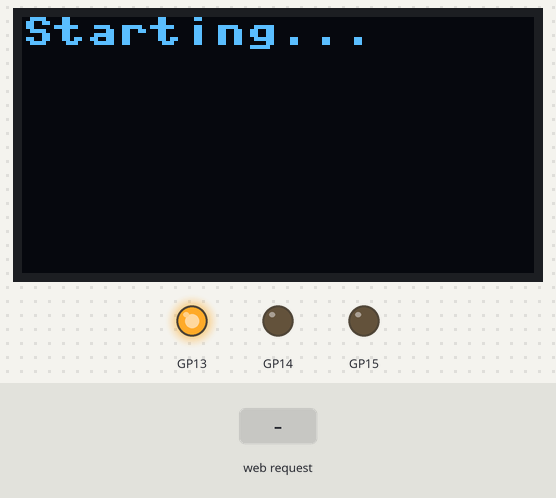
Recording of a program running on a simulated Raspberry Pi Pico running MicroPython. On the bench: 128×64 one-colour display, output pins drawn as LEDs (lit = HIGH). The test bench sets the inputs (shaded band). WiFi joins after 1.5 s; library files of the repository ran but are not shown: ssd1306.py; what the program prints to the serial console is not drawn.

Above: at 1.2 s.
1.3 s: HTTP request GET /move received
At 2.07 s:
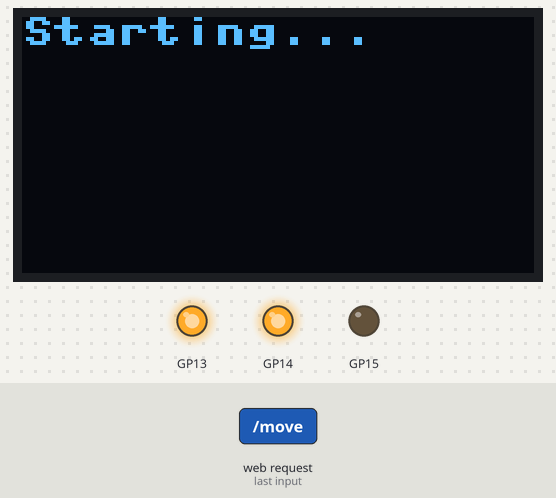
At 3.0 s:
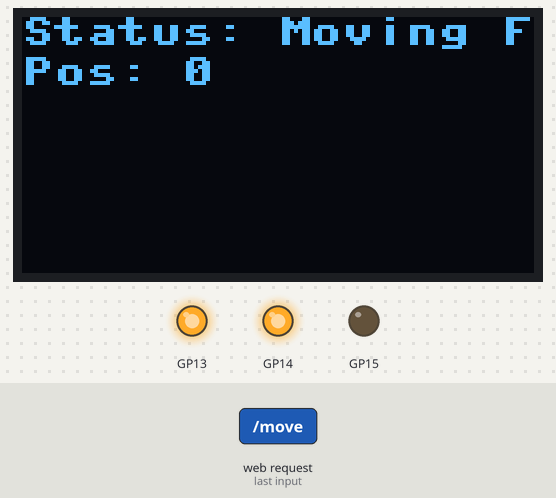
3.5 s: HTTP request GET /pot received
5.0 s: HTTP request GET /status received
Timing chart, 0 to 8.0 s (numbered marks = the images above; inputs shaded):
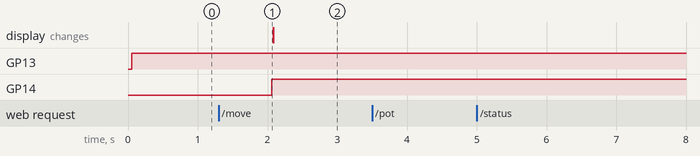

The program:

pyoritin_webserver.py
```python
import network
import socket
import uasyncio as asyncio
from machine import Pin, I2C, ADC, Timer
import ssd1306
import time
import json

# Wi-Fi credentials
SSID = 'Ohkola'
PASSWORD = 'P0rkkana'

# GPIO Pins
DIR_PIN = 14
STEP_PIN = 15
ENABLE_PIN = 13
POT_PIN = 26
LED_PIN = 25  # Optional LED indicator
OLED_SCL_PIN = 5
OLED_SDA_PIN = 4

# Stepper Motor Control Class
class StepperMotor:
    def __init__(self, dir_pin, step_pin, enable_pin=None, potentiometer_pin=POT_PIN):
        self.dir_pin = Pin(dir_pin, Pin.OUT)
        self.step_pin = Pin(step_pin, Pin.OUT)
        self.enable_pin = Pin(enable_pin, Pin.OUT) if enable_pin else None
        self.potentiometer = ADC(Pin(potentiometer_pin))
        self.steps_remaining = 0
        self.direction = 1
        self.position = 0
        self.target_position = 0
        self.timer = Timer()

        if self.enable_pin:
            self.enable_pin.value(1)  # Disable the driver

    def _step_callback(self, timer):
        if self.steps_remaining > 0:
            self.step_pin.value(1)
            time.sleep_us(10)
            self.step_pin.value(0)
            self.steps_remaining -= 1
            self.position += self.direction
        else:
            self.timer.deinit()
            self.enable_pin.value(1)  # Disable the driver

    def move_to_position(self, target_position, speed_hz):
        steps_to_move = target_position - self.position
        self.direction = 1 if steps_to_move > 0 else 0
        self.steps_remaining = abs(steps_to_move)
        self.target_position = target_position
        self.dir_pin.value(self.direction)
        self.enable_pin.value(0)  # Enaable the driver
        self.timer.init(freq=speed_hz, mode=Timer.PERIODIC, callback=self._step_callback)

    def move_steps(self, steps, direction, speed_hz):
        self.direction = direction
        self.steps_remaining = steps
        self.dir_pin.value(self.direction)
        self.timer.init(freq=speed_hz, mode=Timer.PERIODIC, callback=self._step_callback)

    def home(self):
        pot_value = self.potentiometer.read_u16() >> 4  # 12-bit value (0-4095)
        if pot_value == 0:
            self.position = 0
            return True
        else:
            self.move_to_position(-self.position, 500)  # Move back to home
            return False

# OLED Display Class
class OLEDDisplay:
    def __init__(self, scl_pin, sda_pin, width=128, height=64):
        self.i2c = I2C(0, scl=Pin(scl_pin), sda=Pin(sda_pin))
        self.oled = ssd1306.SSD1306_I2C(width, height, self.i2c)

    def show_message(self, message):
        self.oled.fill(0)
        for i, line in enumerate(message.split('\n')):
            self.oled.text(line, 0, i * 10)
        self.oled.show()

    def update_status(self, status, position):
        self.show_message(f"Status: {status}\nPos: {position}")

# Wi-Fi and Web Server Class
class WebServer:
    def __init__(self, ssid, password, stepper_motor, display, potentiometer):
        self.ssid = ssid
        self.password = password
        self.stepper_motor = stepper_motor
        self.display = display
        self.potentiometer = potentiometer
        self.wlan = network.WLAN(network.STA_IF)
        self.wlan.active(True)

    async def connect(self):
        print("Connecting to Wi-Fi...")
        self.wlan.connect(self.ssid, self.password)
        while not self.wlan.isconnected():
            await asyncio.sleep(1)
        print(f"Connected, IP address: {self.wlan.ifconfig()[0]}")

    def start(self):
        ip = self.wlan.ifconfig()[0]
        addr = socket.getaddrinfo(ip, 80)[0][-1]

        s = socket.socket()
        s.setsockopt(socket.SOL_SOCKET, socket.SO_REUSEADDR, 1)
        s.bind(addr)
        s.listen(5)
        print(f"Listening on {ip}:80")

        while True:
            cl, addr = s.accept()
            print('Client connected from', addr)
            request = cl.recv(1024)
            request = request.decode('utf-8')
            print(request)

            if "/pot" in request:
                pot_value = self.potentiometer.read_u16() >> 4
                response = json.dumps({"potentiometer": pot_value})
                cl.send('HTTP/1.1 200 OK\r\nContent-Type: application/json\r\n\r\n')
                cl.send(response)
            elif "/move" in request:
                steps = int(self._get_param(request, "steps", 0))
                direction = int(self._get_param(request, "direction", 1))
                speed = int(self._get_param(request, "speed", 500))
                self.stepper_motor.move_steps(steps, direction, speed)
                self.display.update_status(f"Moving {'Fwd' if direction == 1 else 'Bwd'}", self.stepper_motor.position)
                response = json.dumps({"status": "moving", "steps": steps, "direction": direction})
                cl.send('HTTP/1.1 200 OK\r\nContent-Type: application/json\r\n\r\n')
                cl.send(response)
            else:
                response = self.webpage()
                cl.send('HTTP/1.0 200 OK\r\nContent-type: text/html\r\n\r\n')
                cl.send(response)
            cl.close()

    def _get_param(self, request, param, default):
        try:
            value = request.split(f"{param}=")[1].split(" ")[0].split("&")[0]
            return value
        except:
            return default

    def webpage(self):
        html = f"""<html>
                    <head>
                        <title>Konkanpyöritin</title>
                        <script>
                            function updatePot() {{
                                fetch('/pot')
                                .then(response => response.json())
                                .then(data => {{
                                    document.getElementById("potValue").innerText = data.potentiometer;
                                }});
                            }}
                            setInterval(updatePot, 5000);

                            function moveMotor() {{
                                const steps = document.getElementById("steps").value;
                                const speed = document.getElementById("speed").value;
                                const direction = steps < 0 ? 0 : 1;  // Determine direction based on sign of steps
                                const absSteps = Math.abs(steps);     // Use absolute value of steps

                                fetch(`/move?steps=${{absSteps}}&direction=${{direction}}&speed=${{speed}}`)
                                .then(response => response.json());
                            }}
                        </script>
                    </head>
                    <body>
                        <h1>Pico W Stepper Motor Control</h1>
                        <p>Potentiometer Value: <span id="potValue">-</span></p>
                        <label for="steps">Steps:</label>
                        <input type="number" id="steps" name="steps">
                        <label for="speed">Speed (Hz):</label>
                        <input type="number" id="speed" name="speed">
                        <button onclick="moveMotor">Move</button>
                    </body>
                  </html>"""
        return html

# REST API Class
class RESTServer:
    def __init__(self, stepper_motor, display):
        self.stepper_motor = stepper_motor
        self.display = display

    async def handle_request(self, reader, writer):
        request = await reader.read(1024)
        request = request.decode('utf-8')
        print(request)

        response = ""

        if "POST /move" in request:
            try:
                content_length = int(request.split("Content-Length: ")[1].split("\r\n")[0])
                body = request.split("\r\n\r\n")[1]
                params = json.loads(body)
                steps = int(params['steps'])
                direction = int(params['direction'])
                speed = int(params['speed'])
                self.stepper_motor.move_steps(steps, direction, speed)
                self.display.update_status(f"Moving {'Fwd' if direction == 1 else 'Bwd'}", self.stepper_motor.position)
                response = json.dumps({"status": "ok", "steps": steps})
            except Exception as e:
                response = json.dumps({"status": "error", "message": str(e)})

        elif "GET /status" in request:
            # Return status of the stepper motor
            response = json.dumps({"steps_remaining": self.stepper.steps_remaining, "direction": self.stepper.direction})
            if self.display:
                self.display.show_message(f"Steps: {self.stepper.steps_remaining}\nDir: {'CW' if self.stepper.direction else 'CCW'}")

        writer.write('HTTP/1.1 200 OK\r\nContent-Type: application/json\r\n\r\n')
        writer.write(response)
        await writer.drain()
        await writer.aclose()

    async def start_server(self):
        server = await asyncio.start_server(self.handle_request, "0.0.0.0", 8080)
        print("REST API server started on port 8080")
        await server.serve_forever()

# Main function
async def main():
    oled_display = OLEDDisplay(OLED_SCL_PIN, OLED_SDA_PIN)
    oled_display.show_message("Starting...")
    stepper_motor = StepperMotor(DIR_PIN, STEP_PIN, ENABLE_PIN)
    potentiometer = ADC(Pin(POT_PIN))
    web_server = WebServer(SSID, PASSWORD, stepper_motor, oled_display, potentiometer)
    rest_server = RESTServer(stepper_motor, oled_display)

    await web_server.connect()
    asyncio.create_task(rest_server.start_server())
    web_server.start()

try:
    asyncio.run(main())
except KeyboardInterrupt:
    print("Server stopped")
```

Measured:
- after the input at 1.3 s, GP14: LOW → HIGH after 0.76 s
- after the input at 3.5 s, every drawn part: stays the same
- after the input at 5.0 s, every drawn part: stays the same
